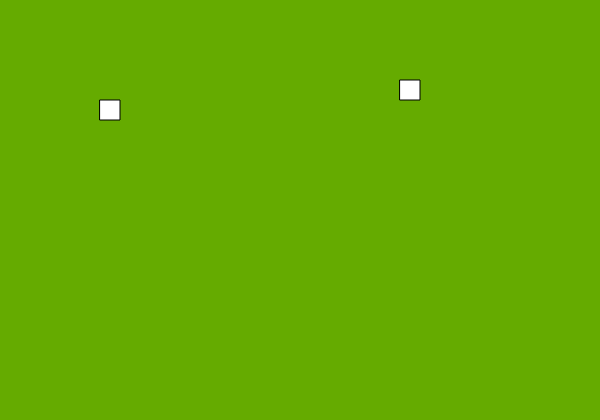
Frame 1 (no input)
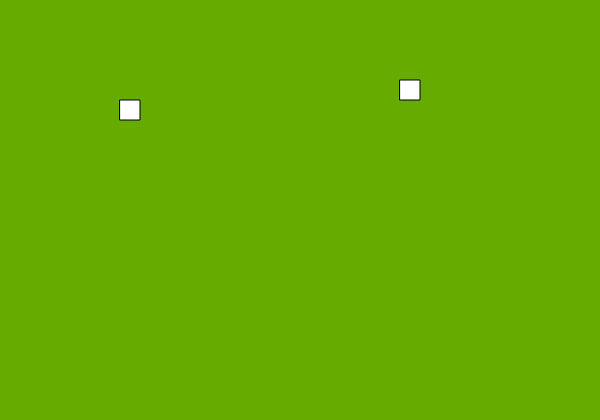
Frame 60 (no input)
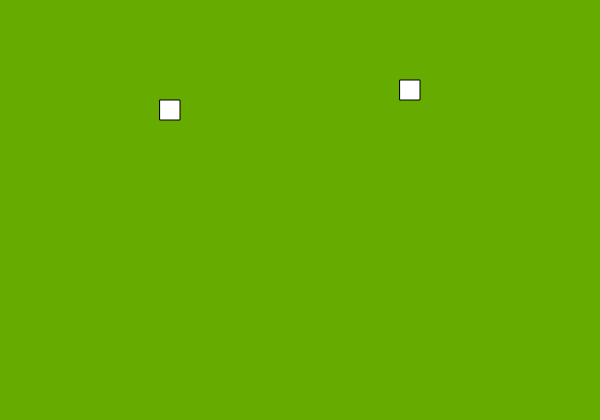
Frame 120 (the mouse pressed at the canvas centre since frame 60)

The p5.js sketch that drew these frames (run headless with seeded random() and noise() and a simulated clock; from frame 60 on, the mouse is pressed at the canvas centre):

// p5.js sketch
// ── sketch.js
let snake;
let food;

function setup() {
  createCanvas(SCREEN_WIDTH, SCREEN_HEIGHT);
  snake = new Snake(SNAKE_INITIAL_X, SNAKE_INITIAL_Y);
  food = new Food();
}

function draw() {
  background(101, 171, 0);
  snake.draw();
  food.draw();
  if (snake.isDead) {
    push();
    textSize(TEXT_SIZE);
    stroke(0);
    strokeWeight(1);
    text("GaMe OvEr", 210, 210);
    pop();
  } else if (frameCount % UPDATE_FRAME === 0) {
    const isEating = food.x === snake.xCords[0] && food.y === snake.yCords[0];
    snake.update(isEating);
    if (isEating) {
      food = new Food();
    }
  }
}

function keyPressed() {
  snake.handleKeyPress(keyCode);
}

// ── constant.js
const SCREEN_WIDTH = 600;
const SCREEN_HEIGHT = 420;

const SNAKE_INITIAL_X = 100;
const SNAKE_INITIAL_Y = 100;
const GAME_LOOP = 60;

const TEXT_SIZE = 32;
const BLOCK_SIZE = 20;

const UPDATE_FRAME = 30

// ── food.js
class Food {
  constructor() {
    this.x = floor(random(0, (SCREEN_WIDTH - BLOCK_SIZE) / BLOCK_SIZE)) * BLOCK_SIZE;
    this.y = floor(random(0, (SCREEN_HEIGHT - BLOCK_SIZE) / BLOCK_SIZE)) * BLOCK_SIZE;
    this.foodBlock = BLOCK_SIZE;
  }

  draw() {
    rect(this.x , this.y , this.foodBlock, this.foodBlock);
  }
}

// ── snake.js
class Snake {
  constructor(initialX, initialY) {
    this.xCords = [initialX];
    this.yCords = [initialY];
    this.vel = BLOCK_SIZE;
    this.snakeBlock = BLOCK_SIZE;
    this.direction = "right";
    this.isDead = false;
  }

  update(shouldGrow) {
    console.log(this.isDead ? "snake dead" : "snake updated");
    let size = this.xCords.length;

    let [headX, ...bodyX] = this.xCords;
    let [headY, ...bodyY] = this.yCords;

    let newHeadX = headX;
    let newHeadY = headY;

    for (let i = 0; i < size - 1; i++) {
      if (bodyX[i] === headX && bodyY[i] === headY) {
        this.isDead = true;
        continue;
      }
    }
    if (this.isDead) {
      return;
    }

    switch (this.direction) {
      case "left":
        newHeadX = newHeadX - this.vel > -BLOCK_SIZE ? newHeadX - this.vel : SCREEN_WIDTH;
        break;
      case "right":
        newHeadX = newHeadX + this.vel < SCREEN_WIDTH ? newHeadX + this.vel : 0;
        break;
      case "up":
        newHeadY = newHeadY - this.vel > -BLOCK_SIZE ? newHeadY - this.vel : SCREEN_HEIGHT;
        break;
      case "down":
        newHeadY = newHeadY + this.vel < SCREEN_HEIGHT ? newHeadY + this.vel : 0;
        break;
    }

    if (shouldGrow) {
      size += 1;
    }

    this.xCords = [newHeadX, headX, ...bodyX].slice(0, size);
    this.yCords = [newHeadY, headY, ...bodyY].slice(0, size);
  }

  draw() {
    const size = this.xCords.length;
    for (let i = 0; i < size; i++) {
      rect(this.xCords[i], this.yCords[i], this.snakeBlock, this.snakeBlock);
    }
  }

  handleKeyPress(keyCode) {
    switch (keyCode) {
      case 74:
        if (this.direction !== "right") {
          this.direction = "left";
        }
        break;
      case 76:
        if (this.direction !== "left") {
          this.direction = "right";
        }
        break;
      case 73:
        if (this.direction !== "down") {
          this.direction = "up";
        }
        break;
      case 75:
        if (this.direction !== "up") {
          this.direction = "down";
        }
        break;
    }
  }
}
